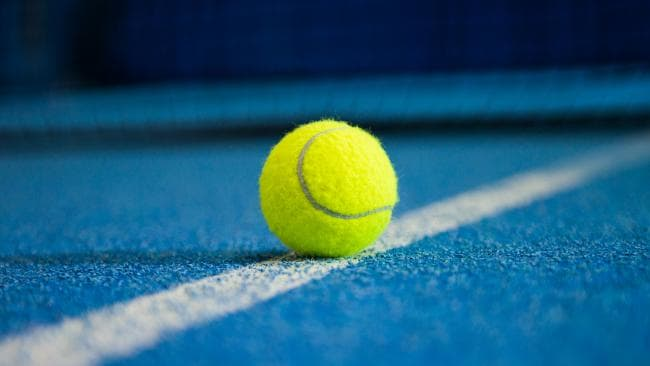
#> input picture test/test1.jpeg, 650 x 366 px
$ python test3.py
#> lines starting #> are read from the running program, lines starting #| are printed output that depends on the picture; after the words box and inside, x2 and y2 are one past the last pixel; in counts of white or black regions, pixels touching at a corner belong together
import cv2
src = cv2.imread('test1.jpeg')
#> src is the input picture: shape (366, 650, 3); mean B, G, R 118.1, 93.9, 34.7
#hue 30 to 60
#sat 50 to 255
#val 50 to 255
lr =(30, 50, 50) #lower range
ur = (60, 255, 255) #upper range
hsv= cv2.cvtColor(src, cv2.COLOR_BGR2HSV)
#> hsv: shape (366, 650, 3); mean H, S, V 97.4, 216.5, 129.4
filtered_img = cv2.inRange(hsv,lr,ur)
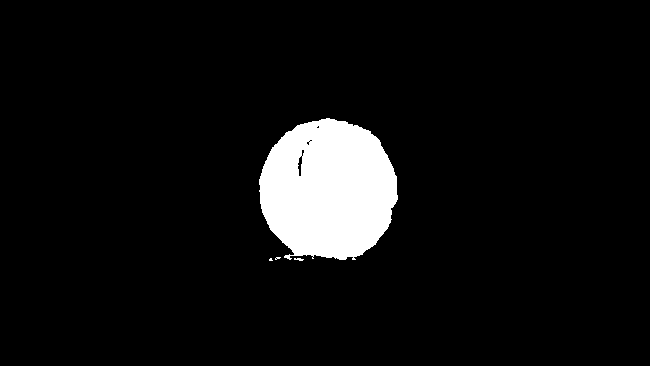
#> filtered_img: shape (366, 650); 6.4% white; 4 white regions (2 under 20 px), largest, box (x1, y1, x2, y2) and area: (259, 118, 398, 260) 15299, (294, 258, 304, 261) 20

cv2.imshow('original', src)

fli = cv2.erode(filtered_img, None, iterations = 2)
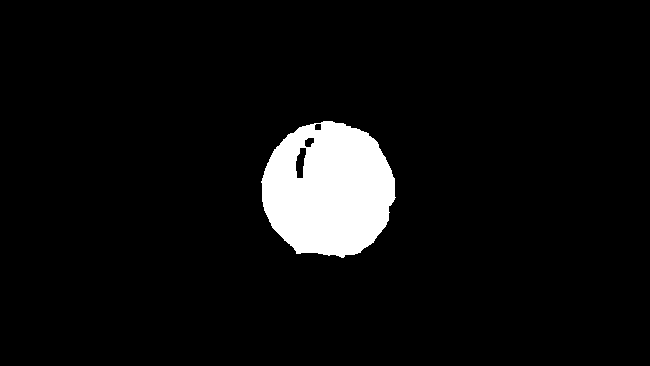
#> fli: shape (366, 650); 5.8% white; 1 white region, box (x1, y1, x2, y2) and area: (261, 121, 396, 258) 13893
fli = cv2.dilate(fli, None, iterations = 3)
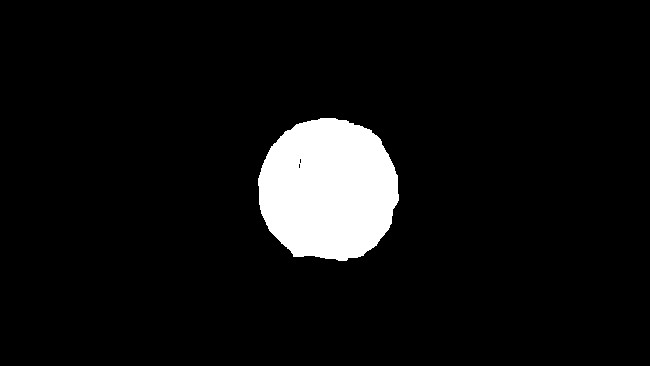
#> fli: shape (366, 650); 6.7% white; 1 white region, box (x1, y1, x2, y2) and area: (258, 118, 399, 261) 15874
cv2.imshow('morph', fli)

img_1 = cv2.bitwise_or(src,src, mask = fli)
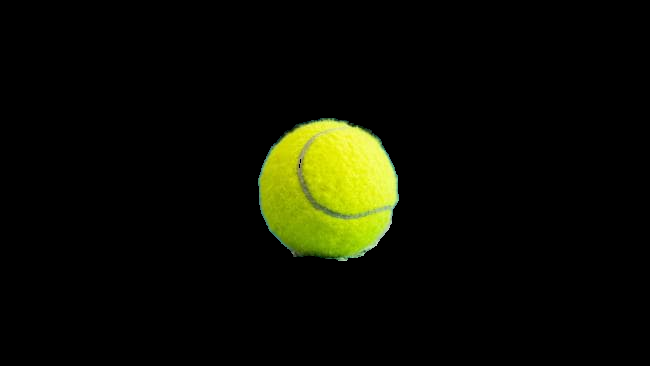
#> img_1: shape (366, 650, 3); mean B, G, R 2.2, 13.4, 11.9
cv2.imshow('and gate',img_1)
key = cv2.waitKey()
#> (key Esc is pressed here)
